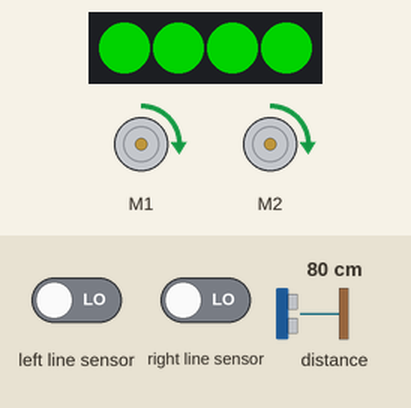
The program below on a simulated BBC micro:bit (MakeCode). On the bench: 2 × DC motor (green arrow = forward, orange = backward, longer = faster), 4 RGB LEDs in strip order, left to right. The test bench sets the inputs (shaded band); at power-on: distance to the obstacle 80 cm, left line sensor LOW, right line sensor LOW. Dim RGB values are drawn brighter than linear.

Above: at 1.2 s.
1.3 s: distance to the obstacle set to 11 cm
2.8 s: distance to the obstacle set to 8 cm
At 4.0 s:
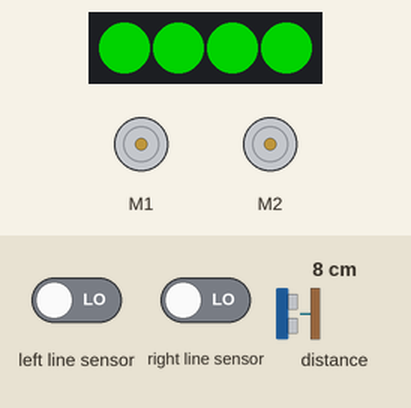
4.3 s: distance to the obstacle set to 18 cm
At 5.3 s:
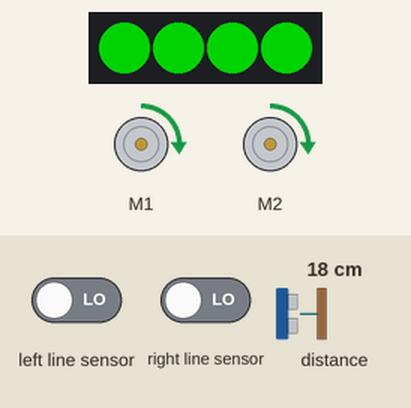
5.8 s: left line sensor driven HIGH
At 6.5 s:
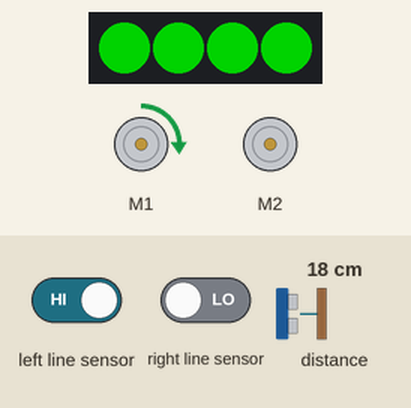
7.3 s: right line sensor driven HIGH
At 8.7 s:
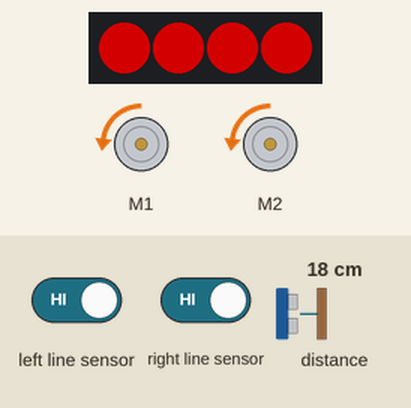
9.0 s: left line sensor driven LOW
At 9.6 s:
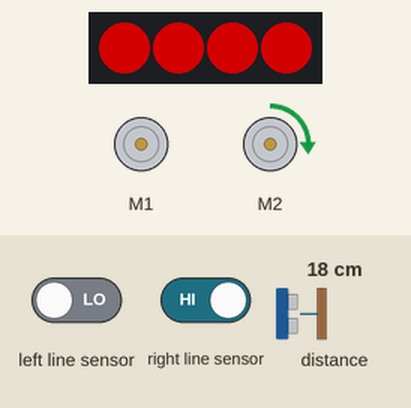
Timing chart, 0 to 11.5 s (numbered marks = the images above; inputs shaded):
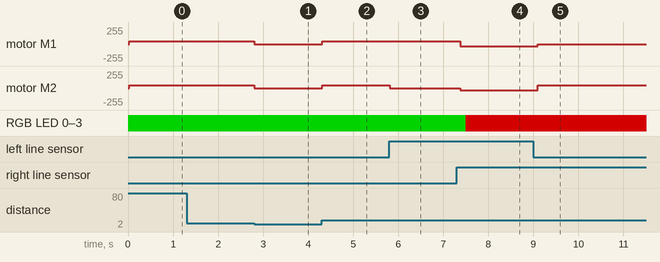

Measured:
- the behaviour switches between 10 and 9 cm on distance to the obstacle (found by bisection; images 0 and 1)
- after the input at 1.3 s, every drawn part: stays the same
- after the input at 2.8 s, motor M1, motor M2: forward 40/255 → stopped at once
- after the input at 4.3 s, motor M1, motor M2: stopped → forward 40/255 at once
- after the input at 5.8 s, motor M2: forward 40/255 → stopped at once
- after the input at 7.3 s, motor M1: forward 40/255 → backward 35/255 after 0.08 s; motor M2: stopped → backward 35/255 after 0.08 s; RGB LED 0–3: RGB(0, 127, 0) → RGB(127, 0, 0) after 0.20 s
- after the input at 9.0 s, motor M1: backward 35/255 → stopped after 0.09 s; motor M2: backward 35/255 → forward 40/255 after 0.09 s

The program:

main.ts
```typescript
let distancia = 0
let strip = neopixel.create(DigitalPin.P15, 4, NeoPixelMode.RGB)
let velocidad = 40
let velocidad2 = 35
basic.forever(function () {
    distancia = maqueen.Ultrasonic(PingUnit.Centimeters)
    if (distancia < 10) {
        maqueen.motorStop(maqueen.Motors.All)
    } else {
        if (maqueen.readPatrol(maqueen.Patrol.PatrolLeft) == 1 && maqueen.readPatrol(maqueen.Patrol.PatrolRight) == 0) {
            maqueen.motorRun(maqueen.Motors.M1, maqueen.Dir.CW, velocidad)
            maqueen.motorStop(maqueen.Motors.M2)
            basic.pause(100)
        }
        if (maqueen.readPatrol(maqueen.Patrol.PatrolLeft) == 0 && maqueen.readPatrol(maqueen.Patrol.PatrolRight) == 1) {
            maqueen.motorRun(maqueen.Motors.M2, maqueen.Dir.CW, velocidad)
            maqueen.motorStop(maqueen.Motors.M1)
            basic.pause(100)
        }
        if (maqueen.readPatrol(maqueen.Patrol.PatrolLeft) == 0 && maqueen.readPatrol(maqueen.Patrol.PatrolRight) == 0) {
            maqueen.motorRun(maqueen.Motors.All, maqueen.Dir.CW, velocidad)
            strip.showColor(neopixel.colors(NeoPixelColors.Green))
        }
        if (maqueen.readPatrol(maqueen.Patrol.PatrolLeft) == 1 && maqueen.readPatrol(maqueen.Patrol.PatrolRight) == 1) {
            maqueen.motorRun(maqueen.Motors.All, maqueen.Dir.CCW, velocidad2)
            basic.pause(100)
            strip.showColor(neopixel.colors(NeoPixelColors.Red))
        }
    }
})
```

test.ts
```typescript
// aquí va el archivo "tests"; esto no se compilará cuando este paquete se utilice como una extensión.
```
